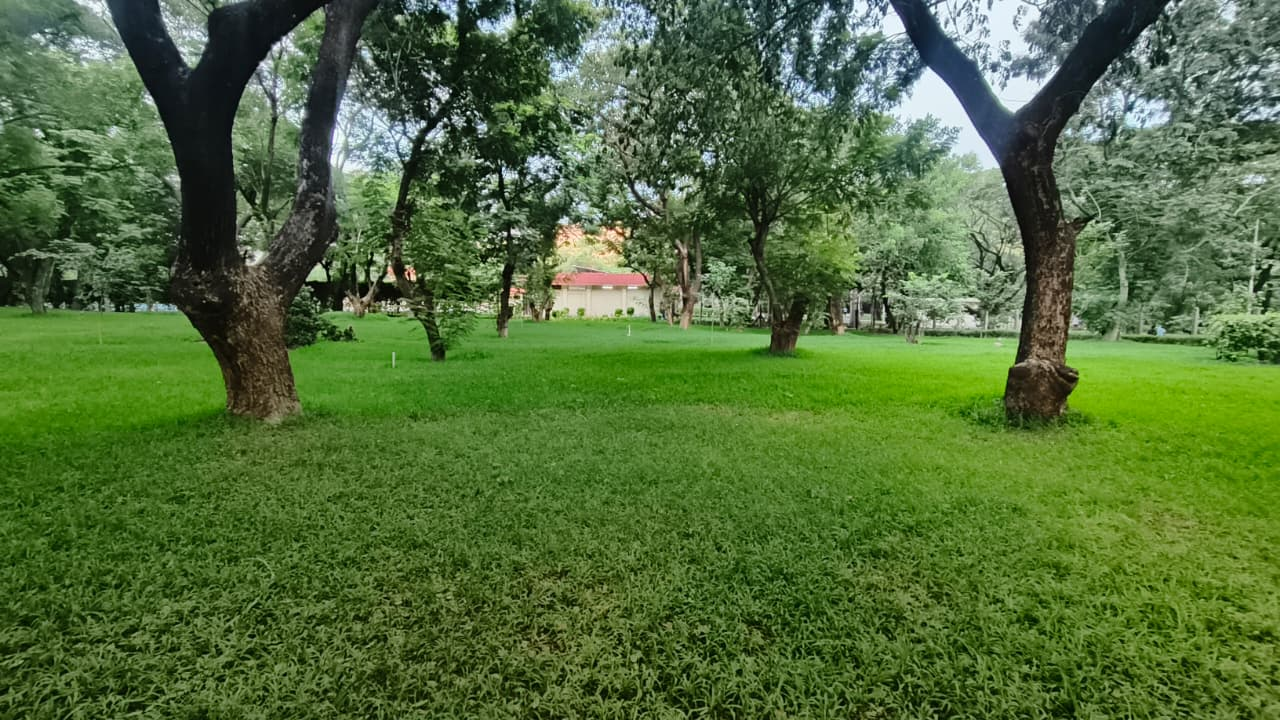
#> input picture car_images/front_view.jpg, 1280 x 720 px
$ python sticher2.py
#> lines starting #> are read from the running program, lines starting #| are printed output that depends on the picture
import cv2
import numpy as np


def get_top_down_view(image, src_points):
    """
    Applies a top-down perspective transform to an image.

    Args:
        image: The input image from a single camera.
        src_points: A NumPy array of 4 points in the source image.
                    These points should form a trapezoid on the ground.

    Returns:
        The warped image, which is a top-down view.
    """
    # Define the width and height of the output top-down image
    width, height = 400, 400

    # Define the 4 destination points for the top-down view (a rectangle)
    dst_points = np.float32([
        [0, 0],          # Top-left
        [width, 0],      # Top-right
        [width, height], # Bottom-right
        [0, height]      # Bottom-left
    ])

    # Calculate the perspective transform matrix M
    M = cv2.getPerspectiveTransform(src_points, dst_points)

    # Apply the perspective warp to get the top-down view
    warped_image = cv2.warpPerspective(image, M, (width, height))

    return warped_image


if __name__ == "__main__":
    # --- 1. Load your four images ---
    front_img = cv2.imread("car_images/front_view.jpg")
#> front_img is the input picture: shape (720, 1280, 3); mean B, G, R 58.1, 109.1, 81.2
    back_img = cv2.imread("car_images/back_view.jpg")
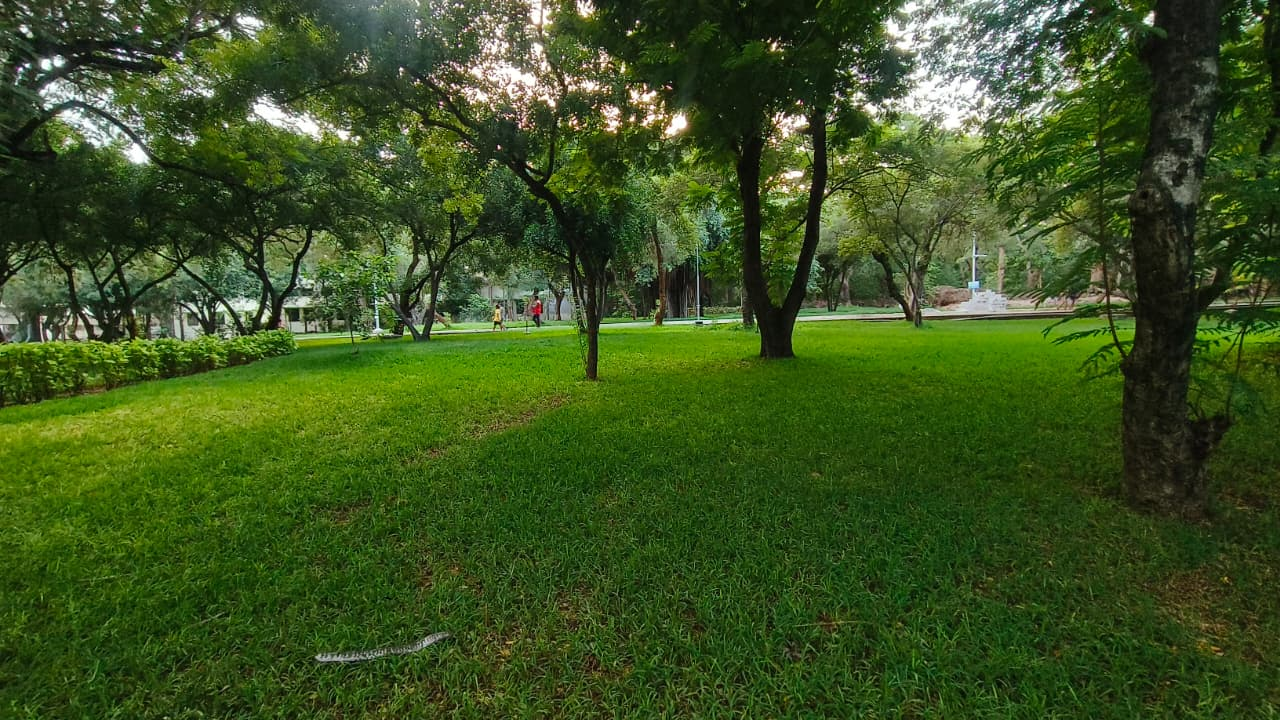
#> input picture car_images/back_view.jpg, 1280 x 720 px
#> back_img is the input picture: shape (720, 1280, 3); mean B, G, R 33.2, 83, 59.8
    left_img = cv2.imread("car_images/left_view.jpg")
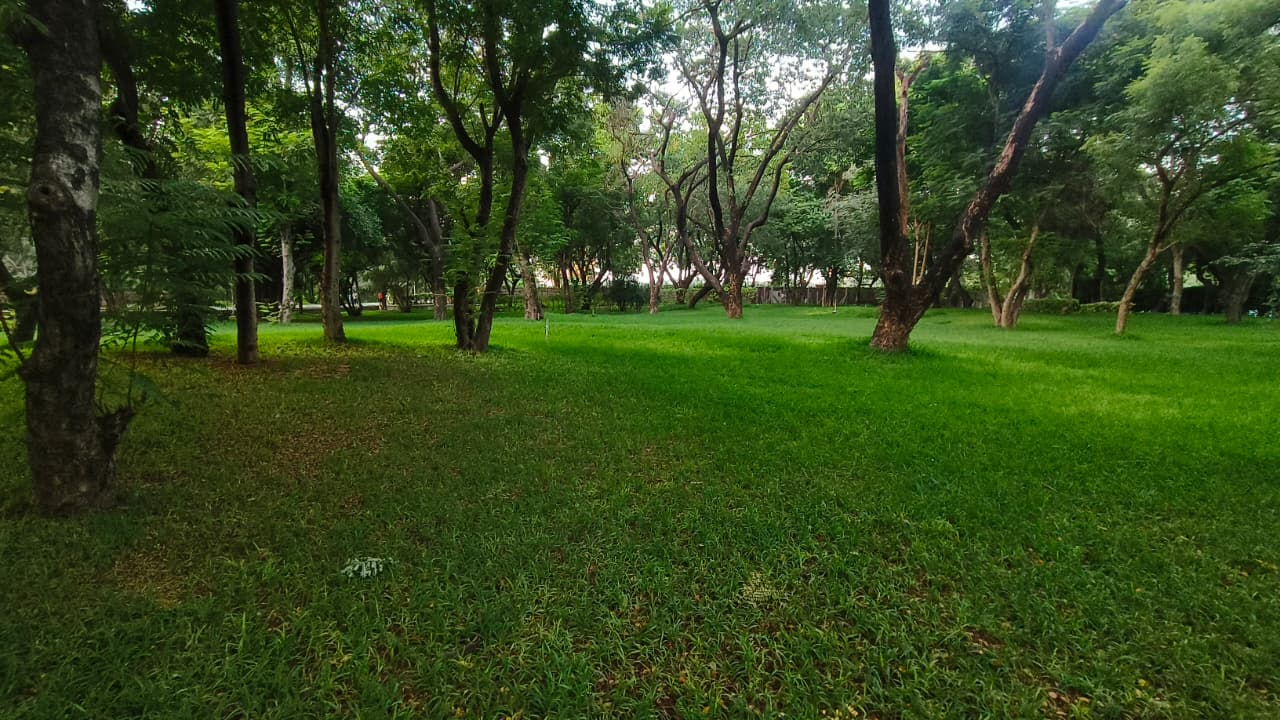
#> input picture car_images/left_view.jpg, 1280 x 720 px
#> left_img is the input picture: shape (720, 1280, 3); mean B, G, R 32.3, 75.6, 56.1
    right_img = cv2.imread("car_images/right_view.jpg")
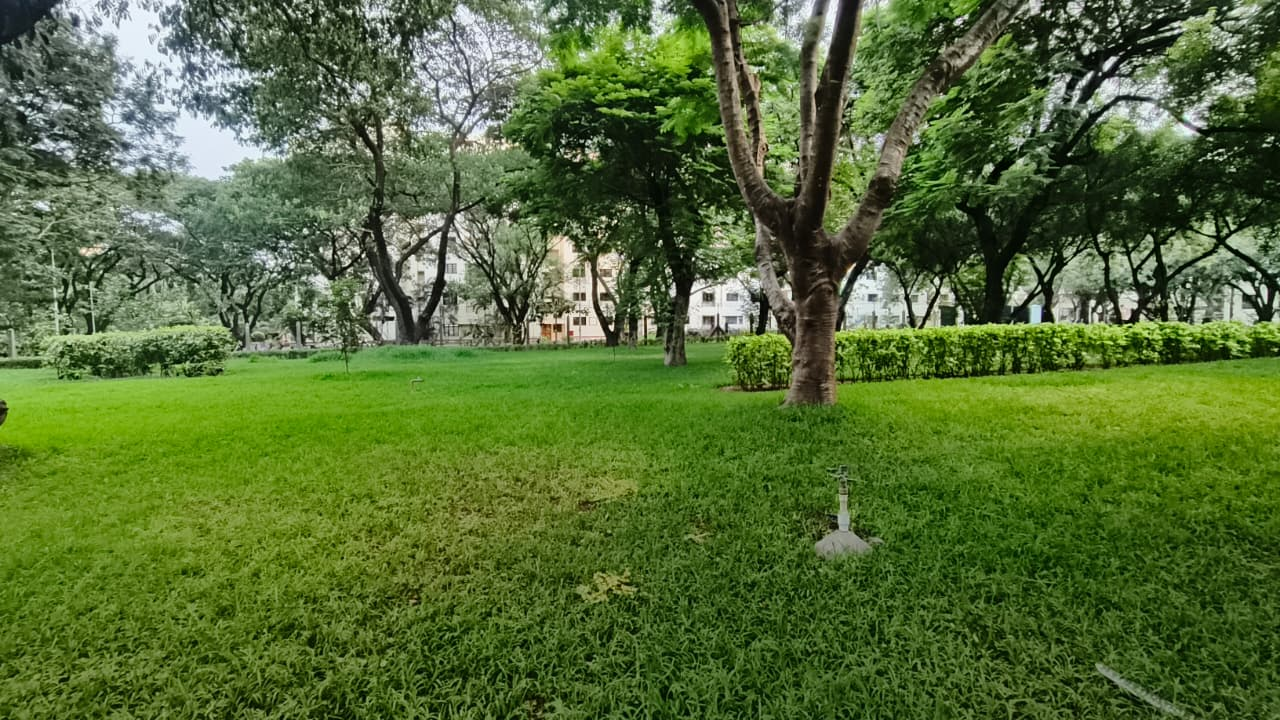
#> input picture car_images/right_view.jpg, 1280 x 720 px
#> right_img is the input picture: shape (720, 1280, 3); mean B, G, R 53.9, 108.6, 84.6

    # --- 2. Define perspective points ---
    src_front = np.float32([(9, 309), (1264, 343), (1132, 705), (231, 708)])
    src_back = np.float32([(34, 346), (1242, 320), (1045, 709), (261, 708)])
    src_left = np.float32([(11, 359), (1258, 333), (1080, 709), (297, 713)])
    src_right = np.float32([(36, 360), (1201, 339), (1113, 712), (265, 715)])

    # --- 3. Apply the top-down warp ---
    front_top_down = get_top_down_view(front_img, src_front)
    back_top_down = get_top_down_view(back_img, src_back)
    left_top_down = get_top_down_view(left_img, src_left)
    right_top_down = get_top_down_view(right_img, src_right)

    # Save intermediate warped images
    cv2.imwrite("front-top-down.jpeg", front_top_down)
    cv2.imwrite("back-top-down.jpeg", back_top_down)
    cv2.imwrite("left-top-down.jpeg", left_top_down)
    cv2.imwrite("right-top-down.jpeg", right_top_down)

    # --- 4. Combine into bird's-eye view ---
    h, w = front_top_down.shape[:2]
#> h = 400; w = 400

    # Car area size
    car_area_width = 200
    car_area_height = 300

    # Output canvas size
    output_width = w + car_area_width + w
#> output_width = 1000
    output_height = h + car_area_height + h
#> output_height = 1100
    birds_eye_view = np.zeros((output_height, output_width, 3), dtype=np.uint8)

    # Offsets
    x_offset = w
#> x_offset = 400
    y_offset = h
#> y_offset = 400

    # Place FRONT image
    front_resized = cv2.resize(front_top_down, (car_area_width, h))
    birds_eye_view[0:h, x_offset:x_offset + car_area_width] = front_resized

    # Place BACK image (flipped 180°)
    back_flipped = cv2.rotate(back_top_down, cv2.ROTATE_180)
    back_resized = cv2.resize(back_flipped, (car_area_width, h))
    birds_eye_view[y_offset + car_area_height:y_offset + car_area_height + h,
                   x_offset:x_offset + car_area_width] = back_resized
#> birds_eye_view: shape (1100, 1000, 3); mean B, G, R 4, 13.8, 9.1

    # Place LEFT image (rotated)
    left_rotated = cv2.rotate(left_top_down, cv2.ROTATE_90_COUNTERCLOCKWISE)
    left_resized = cv2.resize(left_rotated, (w, car_area_height))
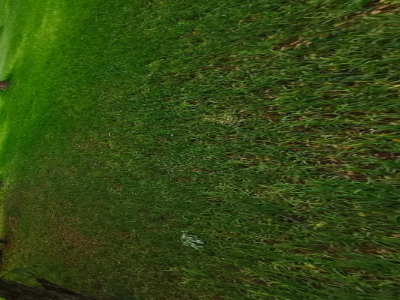
#> left_resized: shape (300, 400, 3); mean B, G, R 19.1, 72.3, 50.7
    birds_eye_view[y_offset:y_offset + car_area_height, 0:w] = left_resized
#> birds_eye_view: shape (1100, 1000, 3); mean B, G, R 6, 21.6, 14.6

    # Place RIGHT image (rotated)
    right_rotated = cv2.rotate(right_top_down, cv2.ROTATE_90_CLOCKWISE)
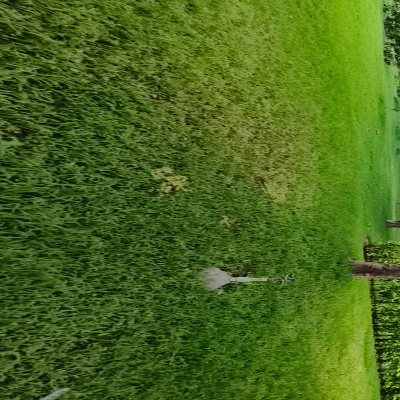
#> right_rotated: shape (400, 400, 3); mean B, G, R 28.5, 104.7, 73.4
    right_resized = cv2.resize(right_rotated, (w, car_area_height))
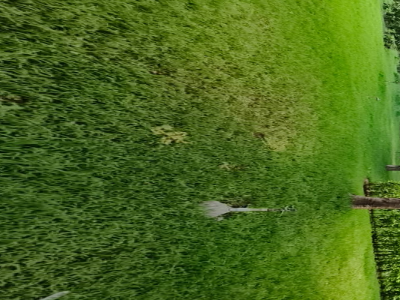
#> right_resized: shape (300, 400, 3); mean B, G, R 28.5, 104.7, 73.4
    birds_eye_view[y_offset:y_offset + car_area_height,
                   x_offset + car_area_width:x_offset + car_area_width + w] = right_resized
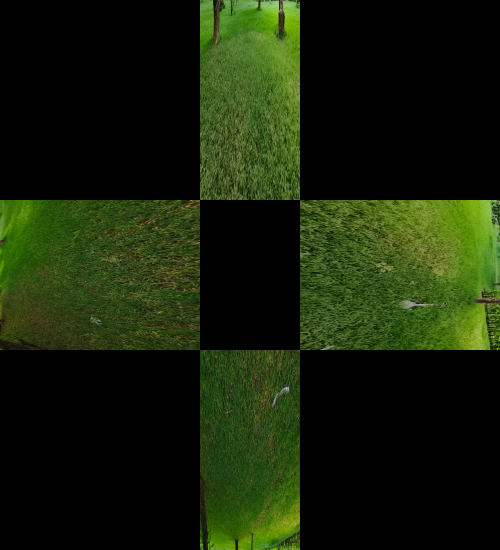
#> birds_eye_view: shape (1100, 1000, 3) (shown at 1/2 size); mean B, G, R 9.2, 33.1, 22.6

    # # Optional: Overlay car icon
    # car_icon = cv2.imread("car_icon.png")
    # if car_icon is not None:
    #     car_icon = cv2.resize(car_icon, (car_area_width, car_area_height))
    #     birds_eye_view[y_offset:y_offset + car_area_height,
    #                    x_offset:x_offset + car_area_width] = car_icon

    # --- 5. Save and Display ---
    cv2.imwrite("birds_eye_view.png", birds_eye_view)
    print("Bird's-eye view saved as 'birds_eye_view.png'")

    cv2.imshow("Bird's Eye View", birds_eye_view)
    cv2.waitKey(0)
    cv2.destroyAllWindows()
